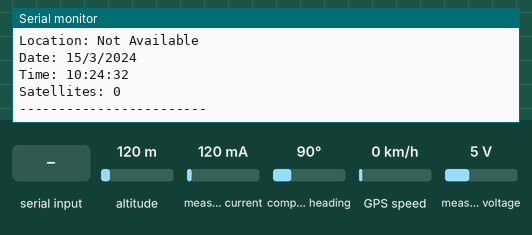
Recording of a sketch running on a simulated ESP32. Parts: the last lines printed to the serial monitor. Inputs (shaded band) come from the test bench; at power-on: altitude 120 m, measured current 120 mA, compass heading 90°, measured voltage 5 V, GPS speed 0 km/h. WiFi joins after 1.5 s; servers stay silent unless stated; the GPS gets a fix after 3 s at 37.7749, -122.4194 with 8 satellites; web services answer with replies made up by the test bench.

Above: at 2.7 s.
2.8 s: altitude set to 20 m
At 5.5 s:
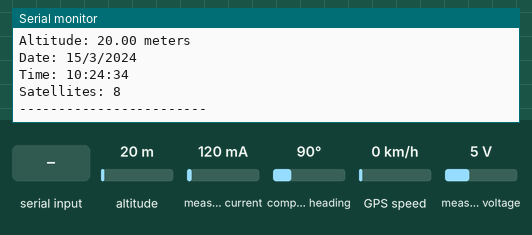
6.0 s: "1" received over the second serial link
7.5 s: measured current set to 40 mA
At 8.9 s:
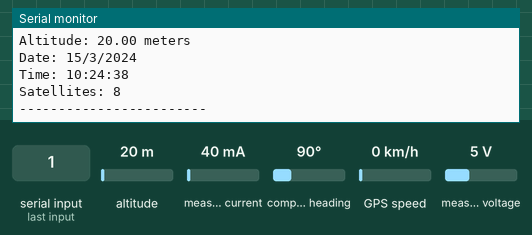
9.0 s: compass heading set to 7°
At 10.35 s:
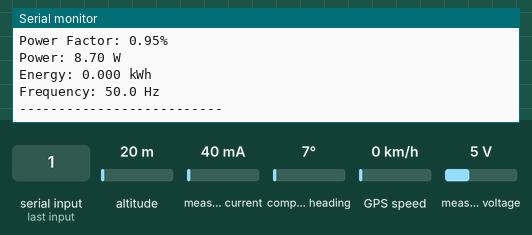
10.5 s: "0" received over the second serial link
16.3 s: measured voltage set to 0.3 V
At 17.1 s:
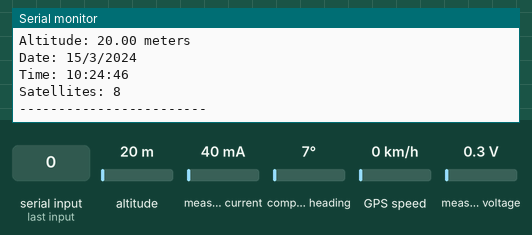
Timing chart, 0 to 18.8 s (numbered marks = the images above; inputs shaded):
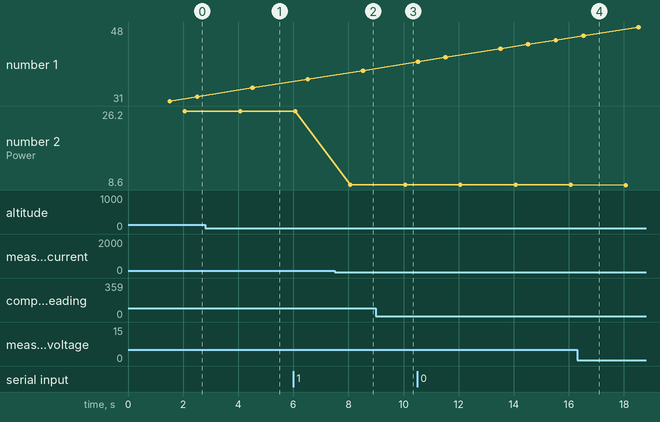

The sketch:

esp32_thinkspeak_gps_pzem.ino
```cpp
#include <TinyGPS++.h>
#include <PZEM004Tv30.h>
#include <WiFi.h>
#include <HTTPClient.h>

// WiFi credentials
const char* ssid = "admin";      // Replace with your WiFi name
const char* password = "admin123"; // Replace with your WiFi password

// ThingSpeak settings
const char* thingSpeakApiKey = "JLMU0HFWADBC70WJ"; // Your ThingSpeak Write API Key
const char* thingSpeakServer = "api.thingspeak.com";
const unsigned long channelID = 2692520;  // Your ThingSpeak Channel ID

// Define pins for GPS Serial2
#define GPS_RX 25  // GPS TX will connect to ESP32 GPIO25
#define GPS_TX 26  // GPS RX will connect to ESP32 GPIO26

// Define pins for PZEM Serial2
#define PZEM_RX 16
#define PZEM_TX 17

// Create objects
TinyGPSPlus gps;
PZEM004Tv30 pzem_r(Serial2, PZEM_RX, PZEM_TX);

// Variables for PZEM readings
float vr;
float ir;
float freq;
float pf_r;
float energy;
float power;

// Variables for GPS readings
float latitude = 0;
float longitude = 0;
bool gpsValid = false;

// Variables for timing
unsigned long lastGPSRead = 0;
unsigned long lastPZEMRead = 0;
unsigned long lastThingSpeakUpdate = 0;
const unsigned long GPS_INTERVAL = 1000;  // Read GPS every 1 second
const unsigned long PZEM_INTERVAL = 2000; // Read PZEM every 2 seconds
const unsigned long THINGSPEAK_INTERVAL = 15000; // Update ThingSpeak every 15 seconds

void setup() {
  // Start Serial Monitor
  Serial.begin(115200);

  // Initialize Serial2 for GPS first
  Serial2.begin(9600, SERIAL_8N1, GPS_RX, GPS_TX);

  Serial.println("GPS and PZEM004T with ThingSpeak");

  // Connect to WiFi
  WiFi.begin(ssid, password);
  Serial.print("Connecting to WiFi");

  while (WiFi.status() != WL_CONNECTED) {
    delay(500);
    Serial.print(".");
  }

  Serial.println();
  Serial.println("WiFi connected!");
  Serial.print("IP Address: ");
  Serial.println(WiFi.localIP());
}

void loop() {
  unsigned long currentMillis = millis();

  // Handle GPS readings
  if (currentMillis - lastGPSRead >= GPS_INTERVAL) {
    readGPS();
    lastGPSRead = currentMillis;
  }

  // Handle PZEM readings
  if (currentMillis - lastPZEMRead >= PZEM_INTERVAL) {
    // Reconfigure Serial2 for PZEM
    Serial2.end();
    Serial2.begin(9600, SERIAL_8N1, PZEM_RX, PZEM_TX);
    readPZEM();
    // Reconfigure Serial2 for GPS
    Serial2.end();
    Serial2.begin(9600, SERIAL_8N1, GPS_RX, GPS_TX);
    lastPZEMRead = currentMillis;
  }

  // Send data to ThingSpeak
  if (currentMillis - lastThingSpeakUpdate >= THINGSPEAK_INTERVAL) {
    sendToThingSpeak();
    lastThingSpeakUpdate = currentMillis;
  }
}

void readGPS() {
  while (Serial2.available() > 0) {
    if (gps.encode(Serial2.read())) {
      displayGPSInfo();
    }
  }

  if (millis() > 5000 && gps.charsProcessed() < 10) {
    Serial.println("No GPS detected");
  }
}

void displayGPSInfo() {
  Serial.println("-------- GPS Data --------");

  if (gps.location.isValid()) {
    latitude = gps.location.lat();
    longitude = gps.location.lng();
    gpsValid = true;

    Serial.print("Latitude: ");
    Serial.println(latitude, 6);
    Serial.print("Longitude: ");
    Serial.println(longitude, 6);
  } else {
    Serial.println("Location: Not Available");
    gpsValid = false;
  }

  if (gps.altitude.isValid()) {
    Serial.print("Altitude: ");
    Serial.print(gps.altitude.meters());
    Serial.println(" meters");
  }

  if (gps.date.isValid()) {
    Serial.print("Date: ");
    Serial.print(gps.date.day());
    Serial.print("/");
    Serial.print(gps.date.month());
    Serial.print("/");
    Serial.println(gps.date.year());
  } else {
    Serial.println("Date: Not Available");
  }

  if (gps.time.isValid()) {
    Serial.print("Time: ");
    if (gps.time.hour() < 10) Serial.print("0");
    Serial.print(gps.time.hour());
    Serial.print(":");
    if (gps.time.minute() < 10) Serial.print("0");
    Serial.print(gps.time.minute());
    Serial.print(":");
    if (gps.time.second() < 10) Serial.print("0");
    Serial.println(gps.time.second());
  } else {
    Serial.println("Time: Not Available");
  }

  Serial.print("Satellites: ");
  Serial.println(gps.satellites.value());
  Serial.println("------------------------");
}

void readPZEM() {
  vr = pzem_r.voltage();
  ir = pzem_r.current();
  freq = pzem_r.frequency();
  pf_r = pzem_r.pf();
  power = pzem_r.power();
  energy = pzem_r.energy();

  Serial.println("-------- PZEM Data --------");
  Serial.print("Voltage: "); Serial.print(vr, 2); Serial.println(" V");
  Serial.print("Current: "); Serial.print(ir, 3); Serial.println(" A");
  Serial.print("Power Factor: "); Serial.print(pf_r); Serial.println("%");
  Serial.print("Power: "); Serial.print(power); Serial.println(" W");
  Serial.print("Energy: "); Serial.print(energy, 3); Serial.println(" kWh");
  Serial.print("Frequency: "); Serial.print(freq, 1); Serial.println(" Hz");
  Serial.println("--------------------------");
}

void sendToThingSpeak() {
  // Check WiFi connection
  if (WiFi.status() != WL_CONNECTED) {
    Serial.println("WiFi disconnected! Cannot send data.");
    return;
  }

  // Create HTTP client
  HTTPClient http;

  // Construct URL with parameters
  String url = "http://api.thingspeak.com/update?api_key=";
  url += thingSpeakApiKey;
  url += "&field1=";
  url += String(vr, 2);  // Voltage
  url += "&field2=";
  url += String(ir, 3);  // Current
  url += "&field3=";
  url += String(power);  // Power

  // Add GPS data if valid
  if (gpsValid) {
    url += "&field4=";
    url += String(latitude, 6);  // Latitude
    url += "&field5=";
    url += String(longitude, 6); // Longitude
  }

  // Optional: can add more fields if needed (ThingSpeak allows 8 fields)
  // url += "&field6=" + String(freq, 1);  // Frequency
  // url += "&field7=" + String(pf_r);     // Power Factor
  // url += "&field8=" + String(energy, 3); // Energy

  // Print the URL
  Serial.println("ThingSpeak URL:");
  Serial.println(url);

  // Begin HTTP connection
  http.begin(url);

  // Send HTTP GET request
  int httpResponseCode = http.GET();

  // Handle response
  if (httpResponseCode > 0) {
    String response = http.getString();
    Serial.print("HTTP Response code: ");
    Serial.println(httpResponseCode);
    Serial.print("Server response: ");
    Serial.println(response);
  } else {
    Serial.print("HTTP Error: ");
    Serial.println(httpResponseCode);
  }

  // Free resources
  http.end();
}
```

Measured:
- after the input at 2.8 s, the serial monitor: prints a new line after 1.7 s (image 1)
- after the input at 7.5 s, the serial monitor: prints a new line after 0.56 s (image 2)
- plotted number 1: 38 → 45 after the input at 10.5 s
- plotted number 2: 26.2 → 8.7 after the input at 7.5 s, 8.7 → 8.6 after the input at 16.3 s
